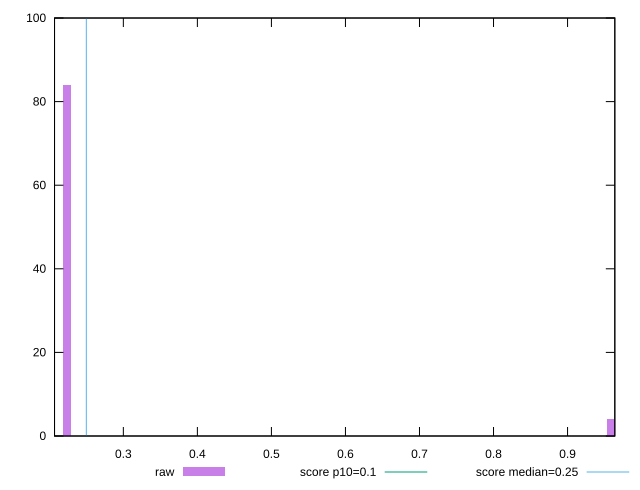

Recreate this plot in gnuplot.
reset

$raw <<EOF
0.2237996911987219 84
0.20248543489408172 12
0.9591415337088082 4
EOF

set key outside below
set boxwidth 0.01065712815232009
set xrange [0.20706671820746528:0.9638337368435329]
set yrange [0:100]
set trange [0:100]
set style fill transparent solid 0.5 noborder

set parametric
set terminal svg size 640, 490 enhanced background rgb 'white'
set output "report_00009_2021-02-08T22-37-41.559Z/cumulative-layout-shift/samples/pages+cached+noadtech+nomedia+nocss/raw/histogram.svg"

plot $raw title "raw" with boxes, \
     0.1,t title "score p10=0.1", \
     0.25,t title "score median=0.25"

reset
